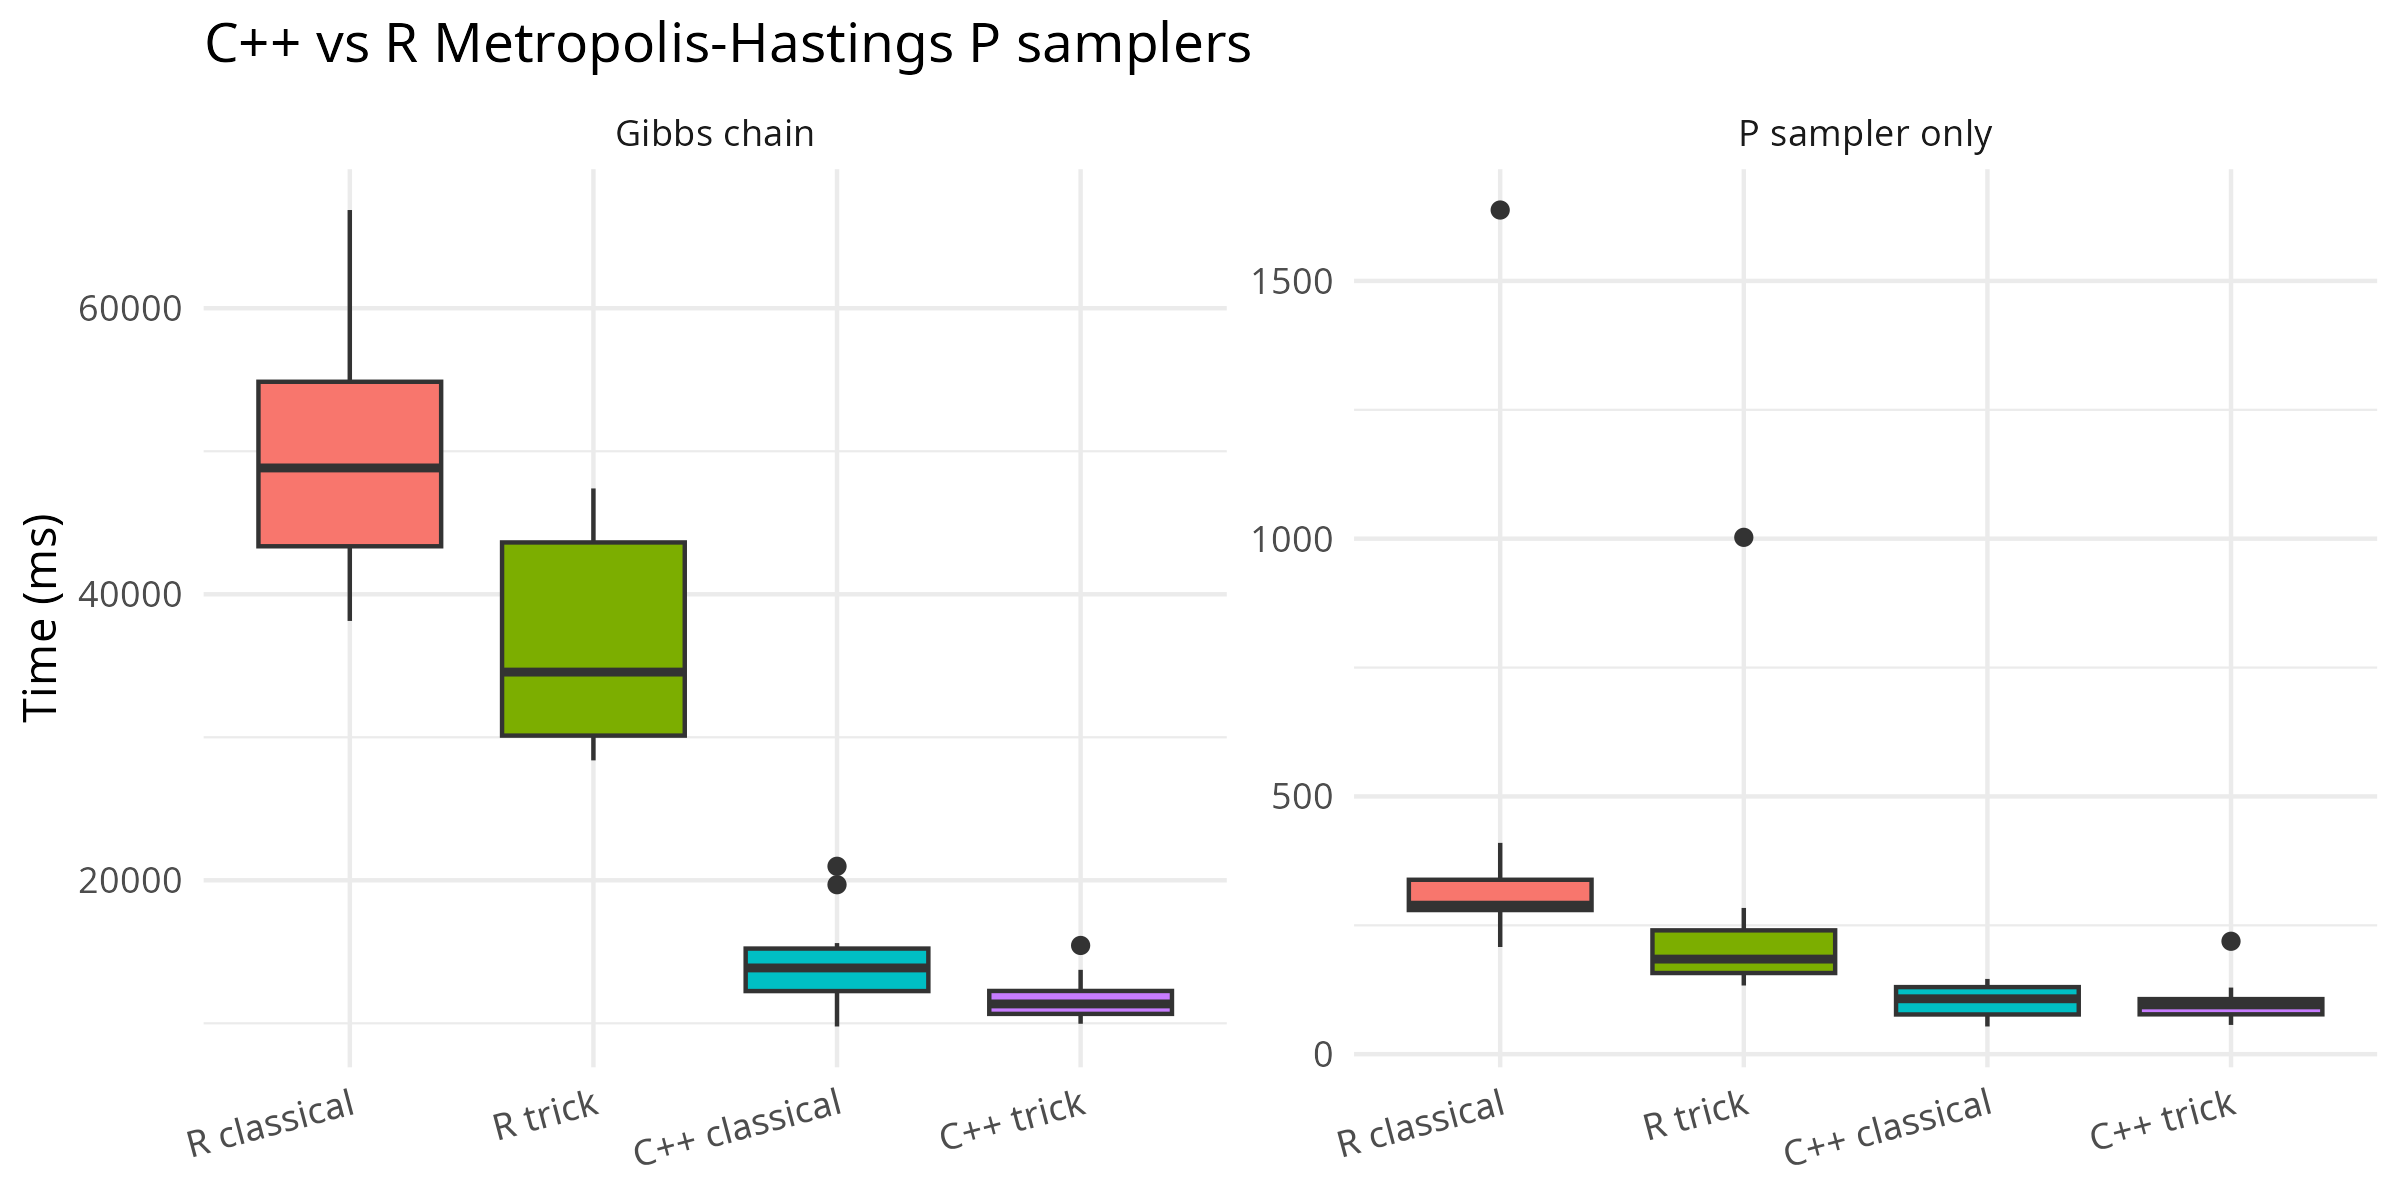

This figure's R source:
# Benchmark of the C++ Metropolis-Hastings P samplers inside the
# chains_gibbs sampler (gibbs_sampling_lbm_cov_poisson).
#
# Two levels are measured with microbenchmark:
#   1. Standalone P samplers: one full Metropolis pass over all n1 rows
#      (niter_metropolis = 1), i.e. exactly the piece that the Gibbs
#      sampler calls each iteration.  Compares:
#        - sample_P_metropolis_classical      (R random walk)
#        - sample_P_metropolis_classical_cpp  (C++ random walk)
#        - sample_P_metropolis_trick          (R clever proposal)
#        - sample_P_metropolis_trick_cpp      (C++ clever proposal)
#   2. Full per-chain Gibbs sampler
#      gibbs_sampling_lbm_cov_poisson with each P_sampler plugged in.
#      chains_gibbs_sampling_lbm_cov_poisson merely lapplies this
#      function over chains (see R/gibbs-samplers.R), so the per-chain
#      wall-clock is the relevant measure of the C++ gain.
#
# Usage:
#   Rscript dev/bench_cpp_metropolis_gibbs.R
#   or source() it inside an interactive session.

library(microbenchmark)

# --- Load both implementations ----------------------------------------------
# R reference implementation and its helpers
devtools::load_all()

# C++ implementation (compiled on the fly)
Rcpp::sourceCpp(file.path("src", "P_samplers.cpp"), rebuild = TRUE)

# --- Data -------------------------------------------------------------------
# Synthetic latent structure as in tests/testthat helpers
K <- 4
R <- 4
npc <- 30
n1 <- npc * K # number of rows
n2 <- 30 # number of columns
sigma2 <- 1
niter_metropolis <- 1L # single Metropolis step per Gibbs iteration

sigma2_fixed <- TRUE
minibatch <- TRUE

rho_within <- 0.9
rho_between <- -1 / (K * npc - 1)

set.seed(1)
Sigma <- matrix(rho_between, nrow = n1, ncol = n1)
same_cluster <- outer(rep(seq_len(K), each = npc), rep(seq_len(K), each = npc), `==`)
Sigma[same_cluster] <- rho_within
diag(Sigma) <- 1

P0 <- matrix(rnorm(n1 * (K - 1)), nrow = n1)
Z0 <- t(sapply(seq_len(n1), function(j) (seq_len(K) == ((j - 1) %% K) + 1) * 1))
W0 <- t(sapply(seq_len(n2), function(j) (seq_len(R) == ((j - 1) %% R) + 1) * 1))

# Synthetic Poisson network Y | Z, W, alpha_true
set.seed(2)
alpha_true <- matrix(seq(0.5, length.out = K * R, by = 0.1), nrow = K)
lambda <- Z0 %*% alpha_true %*% t(W0)
Y <- matrix(rpois(n1 * n2, lambda), nrow = n1, ncol = n2)

priors_hyper_params <- list(alpha_0 = 1, beta_0 = 1, gammas_0 = rep(2, R), etas_0 = rep(2, K), a0 = 1, b0 = 1)

# --- Sanity check: every implementation runs and returns finite values -----
samplers <- list(
  "R classical" = sample_P_metropolis_classical,
  "R trick" = sample_P_metropolis_trick,
  "C++ classical" = sample_P_metropolis_classical_cpp,
  "C++ trick" = sample_P_metropolis_trick_cpp
)

set.seed(123)
for (nm in names(samplers)) {
  out <- samplers[[nm]](
    P = P0, Z = Z0, Sigma = Sigma, sigma2 = sigma2,
    minibatch = minibatch, niter_metropolis = niter_metropolis
  )
  stopifnot(
    identical(dim(out), dim(P0)),
    all(is.finite(out))
  )
}
cat("All P samplers ran correctly (finite output, same dims).\n")

set.seed(123)
for (nm in names(samplers)) {
  res <- suppressMessages(suppressWarnings(
    gibbs_sampling_lbm_cov_poisson(
      Sigma = Sigma, Y = Y, K = K, R = R,
      init_Z = Z0, init_W = W0,
      niter = 3L, niter_metropolis = niter_metropolis,
      sigma2_fixed = sigma2_fixed, P_sampler = samplers[[nm]],
      priors_hyper_params = priors_hyper_params, verbose = FALSE
    )
  ))
  stopifnot(all(is.finite(as.matrix(res))))
}
cat("Full Gibbs sampler ran correctly with each P sampler.\n")

# --- Benchmark 1: standalone P samplers (one Metropolis pass) ---------------
bm_mh <- microbenchmark(
  "R classical" = sample_P_metropolis_classical(
    P = P0, Z = Z0, Sigma = Sigma, sigma2 = sigma2,
    minibatch = minibatch, niter_metropolis = niter_metropolis
  ),
  "R trick" = sample_P_metropolis_trick(
    P = P0, Z = Z0, Sigma = Sigma, sigma2 = sigma2,
    minibatch = minibatch, niter_metropolis = niter_metropolis
  ),
  "C++ classical" = sample_P_metropolis_classical_cpp(
    P = P0, Z = Z0, Sigma = Sigma, sigma2 = sigma2,
    minibatch = minibatch, niter_metropolis = niter_metropolis
  ),
  "C++ trick" = sample_P_metropolis_trick_cpp(
    P = P0, Z = Z0, Sigma = Sigma, sigma2 = sigma2,
    minibatch = minibatch, niter_metropolis = niter_metropolis
  ),
  times = 10,
  unit = "ms"
)

bm_mh_summary <- summary(bm_mh)
cat("\n--- Benchmark 1: standalone P samplers, one Metropolis pass ---\n")
cat(sprintf("(n1 = %d rows, K = %d, niter_metropolis = %d)\n", n1, K, niter_metropolis))
print(bm_mh_summary)

median_mh <- bm_mh_summary$median
speedup <- median_mh[which(names(median_mh) == "R classical")] / median_mh[which(names(median_mh) == "C++ classical")]
cat(sprintf(
  "Median: R classical = %.2f ms | C++ classical = %.2f ms | C++ classical is %.1fx faster\n",
  median_mh["R classical"], median_mh["C++ classical"], speedup
))
speedup_trick <- median_mh[which(names(median_mh) == "R trick")] / median_mh[which(names(median_mh) == "C++ trick")]
cat(sprintf(
  "Median: R trick = %.2f ms | C++ trick = %.2f ms | C++ trick is %.1fx faster\n",
  median_mh["R trick"], median_mh["C++ trick"], speedup_trick
))

# --- Benchmark 2: full per-chain Gibbs sampler ------------------------------
# chains_gibbs_sampling_lbm_cov_poisson runs this in parallel over
# chains (R/gibbs-samplers.R); the per-chain cost is what matters.
gibbs_call <- function(P_sampler) {
  suppressMessages(suppressWarnings(
    gibbs_sampling_lbm_cov_poisson(
      Sigma = Sigma, Y = Y, K = K, R = R,
      init_Z = Z0, init_W = W0,
      niter = 100L, niter_metropolis = niter_metropolis,
      sigma2_fixed = sigma2_fixed, P_sampler = P_sampler,
      priors_hyper_params = priors_hyper_params, verbose = FALSE
    )
  ))
}

bm_gibbs <- microbenchmark(
  "R classical" = gibbs_call(sample_P_metropolis_classical),
  "R trick" = gibbs_call(sample_P_metropolis_trick),
  "C++ classical" = gibbs_call(sample_P_metropolis_classical_cpp),
  "C++ trick" = gibbs_call(sample_P_metropolis_trick_cpp),
  times = 10,
  unit = "ms"
)

bm_gibbs_summary <- summary(bm_gibbs)
cat("\n--- Benchmark 2: full per-chain Gibbs sampler ---\n")
cat(sprintf("(niter = 10, niter_metropolis = %d, n1 = %d)\n", niter_metropolis, n1))
print(bm_gibbs_summary)

median_gibbs <- bm_gibbs_summary$median
speedup_gibbs <- median_gibbs[which(names(median_gibbs) == "R classical")] / median_gibbs[which(names(median_gibbs) == "C++ classical")]
cat(sprintf(
  "Median over a chain: R classical = %.1f ms | C++ classical = %.1f ms | C++ classical is %.1fx faster\n",
  median_gibbs["R classical"], median_gibbs["C++ classical"], speedup_gibbs
))
speedup_gibbs_trick <- median_gibbs[2] / median_gibbs[4]
cat(sprintf(
  "Median over a chain: R trick = %.1f ms | C++ trick = %.1f ms | C++ trick is %.1fx faster\n",
  median_gibbs[2], median_gibbs[4], speedup_gibbs_trick
))

# --- Plots (optional, requires ggplot2) --------------------------------------
if (requireNamespace("ggplot2", quietly = TRUE)) {
  bm_all <- rbind(
    transform(as.data.frame(bm_mh), level = "P sampler only"),
    transform(as.data.frame(bm_gibbs), level = "Gibbs chain")
  )
  bm_all$expr <- factor(bm_all$expr, levels = names(samplers))
  g <- ggplot2::ggplot(bm_all, ggplot2::aes(x = expr, y = time / 1e6, fill = expr)) +
    ggplot2::geom_boxplot() +
    ggplot2::facet_wrap(~level, scales = "free_y") +
    ggplot2::labs(x = NULL, y = "Time (ms)", title = "C++ vs R Metropolis-Hastings P samplers") +
    ggplot2::theme_minimal() +
    ggplot2::theme(legend.position = "none", axis.text.x = ggplot2::element_text(angle = 15, hjust = 1))
  gg_path <- file.path("dev", "bench_cpp_metropolis_gibbs.png")
  ggplot2::ggsave(gg_path, g, width = 8, height = 4)
  cat("Boxplot saved to:", gg_path, "\n")
}
